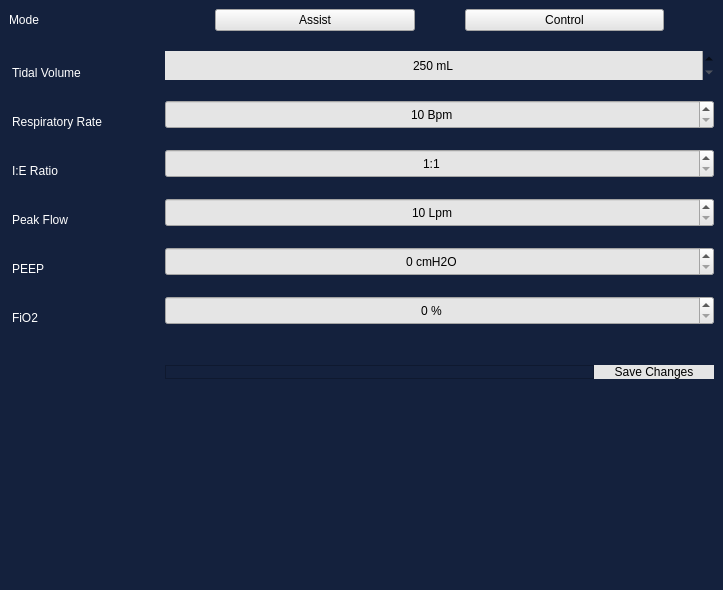
<?xml version="1.0" encoding="UTF-8"?>
<ui version="4.0">
 <class>MainWindow</class>
 <widget class="QMainWindow" name="MainWindow">
  <property name="geometry">
   <rect>
    <x>0</x>
    <y>0</y>
    <width>723</width>
    <height>590</height>
   </rect>
  </property>
  <property name="windowTitle">
   <string>MainWindow</string>
  </property>
  <property name="styleSheet">
   <string notr="true"/>
  </property>
  <property name="documentMode">
   <bool>false</bool>
  </property>
  <widget class="QWidget" name="centralwidget">
   <property name="sizePolicy">
    <sizepolicy hsizetype="Preferred" vsizetype="Preferred">
     <horstretch>0</horstretch>
     <verstretch>0</verstretch>
    </sizepolicy>
   </property>
   <property name="maximumSize">
    <size>
     <width>16777215</width>
     <height>16777215</height>
    </size>
   </property>
   <property name="styleSheet">
    <string notr="true">background-color: rgb(20, 33, 61);</string>
   </property>
   <layout class="QVBoxLayout" name="verticalLayout">
    <property name="sizeConstraint">
     <enum>QLayout::SetDefaultConstraint</enum>
    </property>
    <item>
     <layout class="QFormLayout" name="formLayout">
      <property name="labelAlignment">
       <set>Qt::AlignLeading|Qt::AlignLeft|Qt::AlignVCenter</set>
      </property>
      <property name="horizontalSpacing">
       <number>60</number>
      </property>
      <property name="verticalSpacing">
       <number>20</number>
      </property>
      <item row="0" column="0">
       <widget class="QLabel" name="label">
        <property name="styleSheet">
         <string notr="true">color: rgb(255, 255, 255);
font: 75 11pt &quot;Segoe UI&quot;;</string>
        </property>
        <property name="text">
         <string>Mode</string>
        </property>
       </widget>
      </item>
      <item row="0" column="1">
       <layout class="QHBoxLayout" name="horizontalLayout">
        <property name="spacing">
         <number>50</number>
        </property>
        <property name="leftMargin">
         <number>50</number>
        </property>
        <property name="rightMargin">
         <number>50</number>
        </property>
        <item>
         <widget class="QPushButton" name="btn_assist">
          <property name="maximumSize">
           <size>
            <width>16777215</width>
            <height>16777215</height>
           </size>
          </property>
          <property name="styleSheet">
           <string notr="true">color: rgb(0, 0, 0);
background-color: rgb(229, 229, 229);</string>
          </property>
          <property name="text">
           <string>Assist</string>
          </property>
          <property name="icon">
           <iconset resource="../src/images.qrc">
            <normaloff>:/buttons/img/iconfinder_Inkcontober_United_2730360.png</normaloff>:/buttons/img/iconfinder_Inkcontober_United_2730360.png</iconset>
          </property>
          <property name="iconSize">
           <size>
            <width>32</width>
            <height>32</height>
           </size>
          </property>
          <property name="flat">
           <bool>false</bool>
          </property>
         </widget>
        </item>
        <item>
         <widget class="QPushButton" name="btn_control">
          <property name="styleSheet">
           <string notr="true">color: rgb(0, 0, 0);
background-color: rgb(229, 229, 229);</string>
          </property>
          <property name="text">
           <string>Control</string>
          </property>
          <property name="icon">
           <iconset resource="../src/images.qrc">
            <normaloff>:/buttons/img/iconfinder_intellectual-brain-intelligent-guru-sage-pundit_3790079.png</normaloff>:/buttons/img/iconfinder_intellectual-brain-intelligent-guru-sage-pundit_3790079.png</iconset>
          </property>
          <property name="iconSize">
           <size>
            <width>32</width>
            <height>32</height>
           </size>
          </property>
          <property name="flat">
           <bool>false</bool>
          </property>
         </widget>
        </item>
       </layout>
      </item>
      <item row="1" column="0">
       <widget class="QLabel" name="label_2">
        <property name="styleSheet">
         <string notr="true">color: rgb(255, 255, 255);
font: 75 11pt &quot;Segoe UI&quot;;
margin-top: 15px;</string>
        </property>
        <property name="text">
         <string>Tidal Volume</string>
        </property>
       </widget>
      </item>
      <item row="1" column="1">
       <layout class="QHBoxLayout" name="horizontalLayout_2">
        <item>
         <widget class="QSpinBox" name="txt_tidal_volume">
          <property name="maximumSize">
           <size>
            <width>16777215</width>
            <height>30</height>
           </size>
          </property>
          <property name="styleSheet">
           <string notr="true">background-color: rgb(229, 229, 229);
font: 75 11pt &quot;Segoe UI&quot;;</string>
          </property>
          <property name="frame">
           <bool>false</bool>
          </property>
          <property name="alignment">
           <set>Qt::AlignCenter</set>
          </property>
          <property name="showGroupSeparator" stdset="0">
           <bool>false</bool>
          </property>
          <property name="suffix">
           <string> mL</string>
          </property>
          <property name="minimum">
           <number>250</number>
          </property>
          <property name="maximum">
           <number>800</number>
          </property>
         </widget>
        </item>
       </layout>
      </item>
      <item row="2" column="0">
       <widget class="QLabel" name="label_3">
        <property name="styleSheet">
         <string notr="true">color: rgb(255, 255, 255);
font: 75 11pt &quot;Segoe UI&quot;;
margin-top: 15px;</string>
        </property>
        <property name="text">
         <string>Respiratory Rate</string>
        </property>
       </widget>
      </item>
      <item row="2" column="1">
       <layout class="QHBoxLayout" name="horizontalLayout_3">
        <item>
         <widget class="QSpinBox" name="txt_resprate">
          <property name="maximumSize">
           <size>
            <width>16777215</width>
            <height>30</height>
           </size>
          </property>
          <property name="styleSheet">
           <string notr="true">background-color: rgb(229, 229, 229);
font: 75 11pt &quot;Segoe UI&quot;;</string>
          </property>
          <property name="alignment">
           <set>Qt::AlignCenter</set>
          </property>
          <property name="suffix">
           <string> Bpm</string>
          </property>
          <property name="minimum">
           <number>10</number>
          </property>
          <property name="maximum">
           <number>30</number>
          </property>
         </widget>
        </item>
       </layout>
      </item>
      <item row="3" column="0">
       <widget class="QLabel" name="label_4">
        <property name="styleSheet">
         <string notr="true">color: rgb(255, 255, 255);
font: 75 11pt &quot;Segoe UI&quot;;
margin-top: 15px;</string>
        </property>
        <property name="text">
         <string>I:E Ratio</string>
        </property>
       </widget>
      </item>
      <item row="3" column="1">
       <layout class="QHBoxLayout" name="horizontalLayout_4">
        <item>
         <widget class="QSpinBox" name="txt_ieratio">
          <property name="maximumSize">
           <size>
            <width>16777215</width>
            <height>30</height>
           </size>
          </property>
          <property name="styleSheet">
           <string notr="true">background-color: rgb(229, 229, 229);
font: 75 11pt &quot;Segoe UI&quot;;</string>
          </property>
          <property name="alignment">
           <set>Qt::AlignCenter</set>
          </property>
          <property name="suffix">
           <string/>
          </property>
          <property name="prefix">
           <string>1:</string>
          </property>
          <property name="minimum">
           <number>1</number>
          </property>
          <property name="maximum">
           <number>3</number>
          </property>
         </widget>
        </item>
       </layout>
      </item>
      <item row="4" column="0">
       <widget class="QLabel" name="label_5">
        <property name="styleSheet">
         <string notr="true">color: rgb(255, 255, 255);
font: 75 11pt &quot;Segoe UI&quot;;
margin-top: 15px;</string>
        </property>
        <property name="text">
         <string>Peak Flow</string>
        </property>
       </widget>
      </item>
      <item row="4" column="1">
       <layout class="QHBoxLayout" name="horizontalLayout_5">
        <item>
         <widget class="QSpinBox" name="txt_peakflow">
          <property name="maximumSize">
           <size>
            <width>16777215</width>
            <height>30</height>
           </size>
          </property>
          <property name="styleSheet">
           <string notr="true">background-color: rgb(229, 229, 229);
font: 75 11pt &quot;Segoe UI&quot;;</string>
          </property>
          <property name="alignment">
           <set>Qt::AlignCenter</set>
          </property>
          <property name="suffix">
           <string> Lpm</string>
          </property>
          <property name="minimum">
           <number>10</number>
          </property>
          <property name="maximum">
           <number>50</number>
          </property>
         </widget>
        </item>
       </layout>
      </item>
      <item row="5" column="0">
       <widget class="QLabel" name="label_6">
        <property name="styleSheet">
         <string notr="true">color: rgb(255, 255, 255);
font: 75 11pt &quot;Segoe UI&quot;;
margin-top: 15px;</string>
        </property>
        <property name="text">
         <string>PEEP</string>
        </property>
       </widget>
      </item>
      <item row="5" column="1">
       <layout class="QHBoxLayout" name="horizontalLayout_6">
        <item>
         <widget class="QSpinBox" name="txt_peep">
          <property name="maximumSize">
           <size>
            <width>16777215</width>
            <height>30</height>
           </size>
          </property>
          <property name="styleSheet">
           <string notr="true">background-color: rgb(229, 229, 229);
font: 75 11pt &quot;Segoe UI&quot;;</string>
          </property>
          <property name="alignment">
           <set>Qt::AlignCenter</set>
          </property>
          <property name="suffix">
           <string> cmH2O</string>
          </property>
          <property name="maximum">
           <number>10</number>
          </property>
         </widget>
        </item>
       </layout>
      </item>
      <item row="6" column="0">
       <widget class="QLabel" name="label_7">
        <property name="styleSheet">
         <string notr="true">color: rgb(255, 255, 255);
font: 75 11pt &quot;Segoe UI&quot;;
margin-top: 15px;</string>
        </property>
        <property name="text">
         <string>FiO2</string>
        </property>
       </widget>
      </item>
      <item row="6" column="1">
       <layout class="QHBoxLayout" name="horizontalLayout_7">
        <item>
         <widget class="QSpinBox" name="txt_fio2">
          <property name="maximumSize">
           <size>
            <width>16777215</width>
            <height>30</height>
           </size>
          </property>
          <property name="styleSheet">
           <string notr="true">background-color: rgb(229, 229, 229);
font: 75 11pt &quot;Segoe UI&quot;;</string>
          </property>
          <property name="alignment">
           <set>Qt::AlignCenter</set>
          </property>
          <property name="suffix">
           <string> %</string>
          </property>
          <property name="maximum">
           <number>100</number>
          </property>
         </widget>
        </item>
       </layout>
      </item>
      <item row="7" column="1">
       <layout class="QHBoxLayout" name="horizontalLayout_8">
        <property name="topMargin">
         <number>20</number>
        </property>
        <item>
         <widget class="QFrame" name="frame">
          <property name="maximumSize">
           <size>
            <width>16777215</width>
            <height>16777215</height>
           </size>
          </property>
          <property name="frameShape">
           <enum>QFrame::StyledPanel</enum>
          </property>
          <property name="frameShadow">
           <enum>QFrame::Raised</enum>
          </property>
         </widget>
        </item>
        <item>
         <widget class="QPushButton" name="btn_save">
          <property name="maximumSize">
           <size>
            <width>120</width>
            <height>40</height>
           </size>
          </property>
          <property name="autoFillBackground">
           <bool>false</bool>
          </property>
          <property name="styleSheet">
           <string notr="true">color: rgb(0, 0, 0);
background-color: rgb(229, 229, 229);
border-radius: 10px;</string>
          </property>
          <property name="text">
           <string>Save Changes</string>
          </property>
          <property name="icon">
           <iconset resource="../src/images.qrc">
            <normaloff>:/buttons/img/iconfinder_sign-check_299110.png</normaloff>:/buttons/img/iconfinder_sign-check_299110.png</iconset>
          </property>
          <property name="iconSize">
           <size>
            <width>32</width>
            <height>32</height>
           </size>
          </property>
          <property name="flat">
           <bool>true</bool>
          </property>
         </widget>
        </item>
       </layout>
      </item>
     </layout>
    </item>
   </layout>
  </widget>
 </widget>
 <resources>
  <include location="../src/images.qrc"/>
 </resources>
 <connections/>
</ui>
